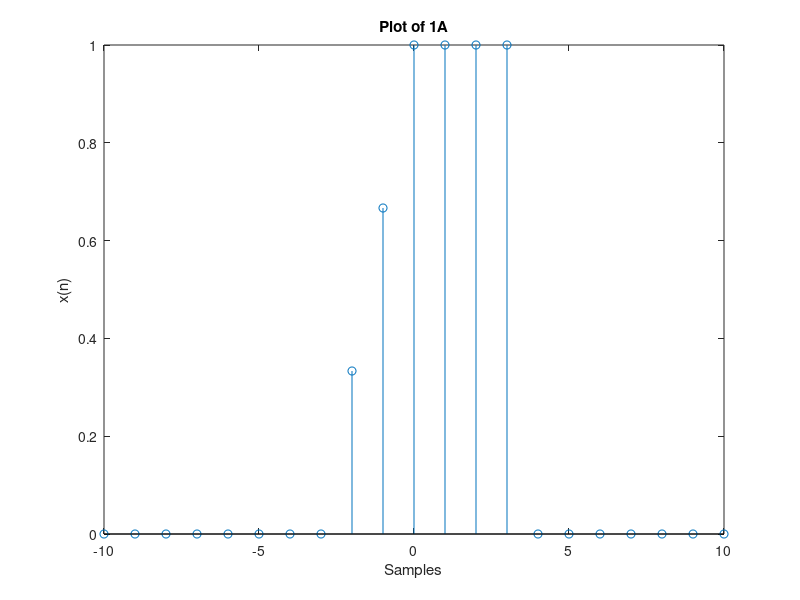
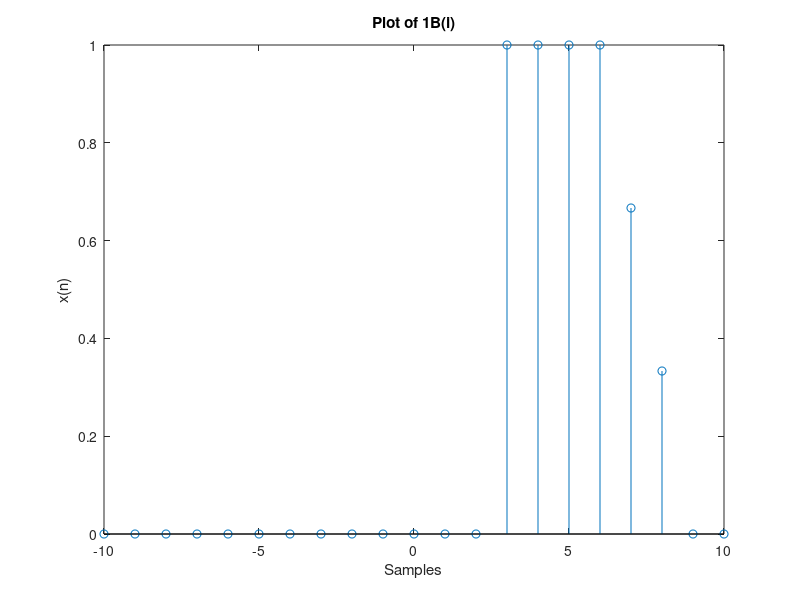
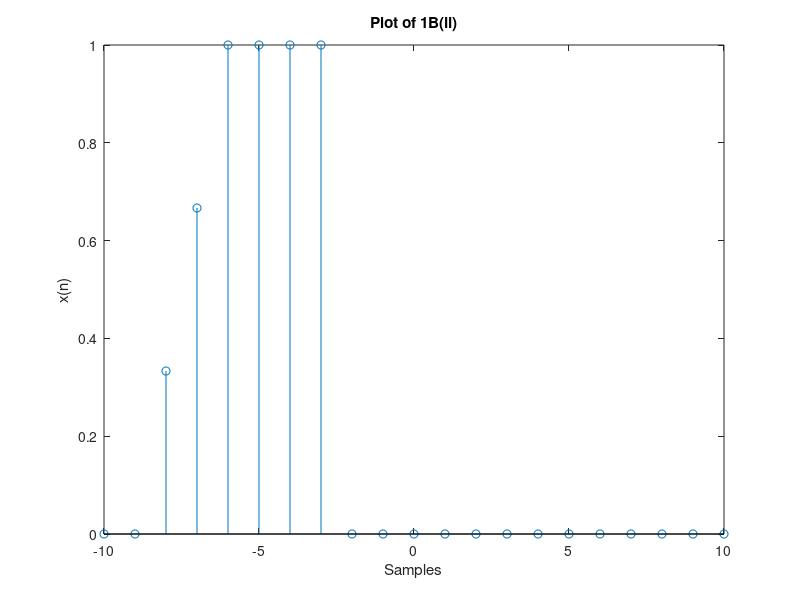
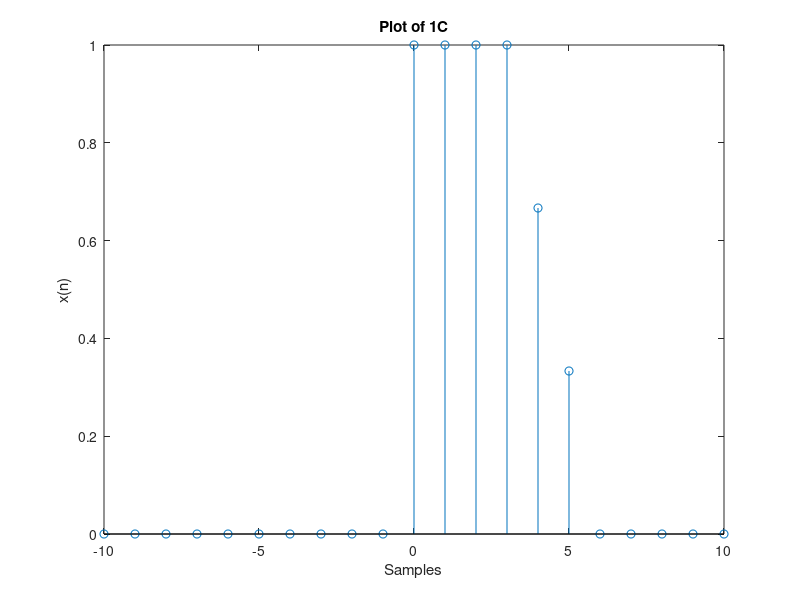

Reproduce these figures in MATLAB, in order. (Note: this script raises an error after producing the figures.)
%!-------------------------------------------------------------------------------------------------
%! DSP HW2 #2
%!  - Plot x(n) = {1 + n/3, -3<= n <= -1;
%!                 1, 0<= n <= 3;
%!                 0, elsewhere}
%!  - Plot folded the shifted copy by 6 samples
%!  - Plot shifted copy by 6 samples then fliped
%!  - Express as terms of u(n) and delta function
%!-------------------------------------------------------------------------------------------------

% Enviorment setup
clear; close all;
n = linspace(-10, 10, 21);
indexs = 8:14;
delay = 6; 

% Function
x_n = zeros(21, 1);             % Create array to hold x(n)
x_n(8:10) = 1 + n(8:10) ./ 3;   % Solve for -3 <= n <= -1
x_n(11:14) = 1;                 % Solve for 0 <= n <= 3

% Plot
figure(1)
stem(n, x_n)
xlabel('Samples')
ylabel('x(n)')
title('Plot of 1A')

% 2B(i)
x_n_b1_pre_delay = flip(x_n);                       % Flip the array first                   
x_n_b1 = zeros(21, 1);          
x_n_b1(indexs+delay) = x_n_b1_pre_delay(indexs);    % Delay values

figure(2)
stem(n, x_n_b1)
xlabel('Samples')
ylabel('x(n)')
title('Plot of 1B(i)')

% 2B(ii)
x_n_b2 = zeros(21, 1);    
x_n_b2(indexs+delay) = x_n_b1_pre_delay(indexs);    % Delay values
x_n_b2 = flip(x_n_b2);                              % Flip the array first

figure(3)
stem(n, x_n_b2)
xlabel('Samples')
ylabel('x(n)')
title('Plot of 1B(ii)')

% 2C
x_n_c_pre_delay = flip(x_n);                        % Flip the array first                   
x_n_c = zeros(21, 1); 
delay = 3;
x_n_c(indexs+delay) = x_n_c_pre_delay(indexs);      % Delay values

figure(4)
stem(n, x_n_c)
xlabel('Samples')
ylabel('x(n)')
title('Plot of 1C')

% 2E
% Use impulse and unit_step that are derived from DSP m-file Help Manual
x_n = impulse(-2, n) ./3 + 2 .* impulse(-1, n) ./ 3 + unit_step(0, n) - unit_step(4, n);

% Plot
figure(5)
stem(n, x_n)
xlabel('Samples')
ylabel('x(n)')
title('Plot of 1E')
